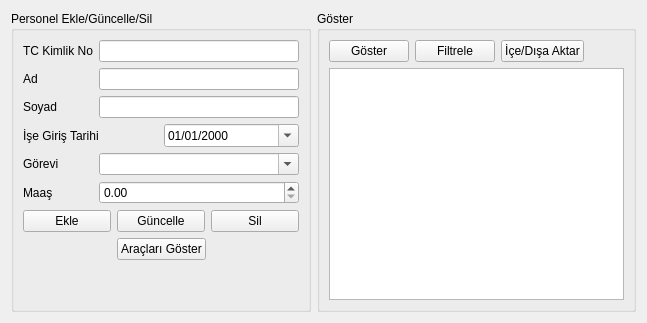
      <widget class="QWidget" name="pagePersonel">
       <layout class="QGridLayout" name="gridLayout_7">
        <item row="0" column="0">
         <widget class="QGroupBox" name="groupBox_personel">
          <property name="minimumSize">
           <size>
            <width>300</width>
            <height>0</height>
           </size>
          </property>
          <property name="maximumSize">
           <size>
            <width>300</width>
            <height>16777215</height>
           </size>
          </property>
          <property name="title">
           <string>Personel Ekle/Güncelle/Sil</string>
          </property>
          <layout class="QGridLayout" name="gridLayout_8">
           <item row="0" column="0">
            <layout class="QVBoxLayout" name="verticalLayout_3">
             <item>
              <layout class="QHBoxLayout" name="horizontalLayout_9">
               <item>
                <widget class="QLabel" name="label_TC">
                 <property name="text">
                  <string>TC Kimlik No</string>
                 </property>
                </widget>
               </item>
               <item>
                <widget class="QLineEdit" name="lineEdit_TC">
                 <property name="minimumSize">
                  <size>
                   <width>200</width>
                   <height>0</height>
                  </size>
                 </property>
                 <property name="maximumSize">
                  <size>
                   <width>200</width>
                   <height>16777215</height>
                  </size>
                 </property>
                 <property name="maxLength">
                  <number>11</number>
                 </property>
                </widget>
               </item>
              </layout>
             </item>
             <item>
              <layout class="QHBoxLayout" name="horizontalLayout_10">
               <item>
                <widget class="QLabel" name="label_Ad">
                 <property name="text">
                  <string>Ad</string>
                 </property>
                </widget>
               </item>
               <item>
                <widget class="QLineEdit" name="lineEdit_Ad">
                 <property name="minimumSize">
                  <size>
                   <width>200</width>
                   <height>0</height>
                  </size>
                 </property>
                 <property name="maximumSize">
                  <size>
                   <width>200</width>
                   <height>16777215</height>
                  </size>
                 </property>
                </widget>
               </item>
              </layout>
             </item>
             <item>
              <layout class="QHBoxLayout" name="horizontalLayout_11">
               <item>
                <widget class="QLabel" name="label_Soyad">
                 <property name="text">
                  <string>Soyad</string>
                 </property>
                </widget>
               </item>
               <item>
                <widget class="QLineEdit" name="lineEdit_Soyad">
                 <property name="minimumSize">
                  <size>
                   <width>200</width>
                   <height>0</height>
                  </size>
                 </property>
                 <property name="maximumSize">
                  <size>
                   <width>200</width>
                   <height>16777215</height>
                  </size>
                 </property>
                </widget>
               </item>
              </layout>
             </item>
             <item>
              <layout class="QHBoxLayout" name="horizontalLayout_12">
               <item>
                <widget class="QLabel" name="label_Giristarihi">
                 <property name="text">
                  <string>İşe Giriş Tarihi</string>
                 </property>
                </widget>
               </item>
               <item>
                <widget class="QDateEdit" name="dateEdit_isegiris">
                 <property name="locale">
                  <locale language="English" country="UnitedStates"/>
                 </property>
                 <property name="displayFormat">
                  <string>dd/MM/yyyy</string>
                 </property>
                 <property name="calendarPopup">
                  <bool>true</bool>
                 </property>
                 <property name="timeSpec">
                  <enum>Qt::LocalTime</enum>
                 </property>
                </widget>
               </item>
              </layout>
             </item>
             <item>
              <layout class="QHBoxLayout" name="horizontalLayout_13">
               <item>
                <widget class="QLabel" name="label_Gorev">
                 <property name="text">
                  <string>Görevi</string>
                 </property>
                </widget>
               </item>
               <item>
                <widget class="QComboBox" name="comboBox_gorev">
                 <property name="minimumSize">
                  <size>
                   <width>200</width>
                   <height>0</height>
                  </size>
                 </property>
                 <property name="maximumSize">
                  <size>
                   <width>200</width>
                   <height>16777215</height>
                  </size>
                 </property>
                 <property name="editable">
                  <bool>true</bool>
                 </property>
                </widget>
               </item>
              </layout>
             </item>
             <item>
              <layout class="QHBoxLayout" name="horizontalLayout_44">
               <item>
                <widget class="QLabel" name="label_Maas">
                 <property name="text">
                  <string>Maaş</string>
                 </property>
                </widget>
               </item>
               <item>
                <widget class="QDoubleSpinBox" name="doubleSpinBox_maas">
                 <property name="minimumSize">
                  <size>
                   <width>200</width>
                   <height>0</height>
                  </size>
                 </property>
                 <property name="maximumSize">
                  <size>
                   <width>200</width>
                   <height>16777215</height>
                  </size>
                 </property>
                 <property name="maximum">
                  <double>100000000.000000000000000</double>
                 </property>
                </widget>
               </item>
              </layout>
             </item>
             <item>
              <layout class="QHBoxLayout" name="horizontalLayout_14">
               <item>
                <widget class="QPushButton" name="pushButton_eklepersonel">
                 <property name="text">
                  <string>Ekle</string>
                 </property>
                 <property name="icon">
                  <iconset resource="icons.qrc">
                   <normaloff>:/img/insert_row.png</normaloff>:/img/insert_row.png</iconset>
                 </property>
                </widget>
               </item>
               <item>
                <widget class="QPushButton" name="pushButton_guncpersonel">
                 <property name="text">
                  <string>Güncelle</string>
                 </property>
                 <property name="icon">
                  <iconset resource="icons.qrc">
                   <normaloff>:/img/reload.png</normaloff>:/img/reload.png</iconset>
                 </property>
                </widget>
               </item>
               <item>
                <widget class="QPushButton" name="pushButton_silpersonel">
                 <property name="text">
                  <string>Sil</string>
                 </property>
                 <property name="icon">
                  <iconset resource="icons.qrc">
                   <normaloff>:/img/delete_row.png</normaloff>:/img/delete_row.png</iconset>
                 </property>
                </widget>
               </item>
              </layout>
             </item>
            </layout>
           </item>
           <item row="1" column="0">
            <layout class="QHBoxLayout" name="horizontalLayout_2">
             <item>
              <spacer name="horizontalSpacer_14">
               <property name="orientation">
                <enum>Qt::Horizontal</enum>
               </property>
               <property name="sizeHint" stdset="0">
                <size>
                 <width>40</width>
                 <height>20</height>
                </size>
               </property>
              </spacer>
             </item>
             <item>
              <widget class="QPushButton" name="pushButton_aracgoster">
               <property name="text">
                <string>Araçları Göster</string>
               </property>
               <property name="icon">
                <iconset resource="icons.qrc">
                 <normaloff>:/Downloads/iconfinder_van_60239_VQ3_icon.ico</normaloff>:/Downloads/iconfinder_van_60239_VQ3_icon.ico</iconset>
               </property>
              </widget>
             </item>
             <item>
              <spacer name="horizontalSpacer_13">
               <property name="orientation">
                <enum>Qt::Horizontal</enum>
               </property>
               <property name="sizeHint" stdset="0">
                <size>
                 <width>40</width>
                 <height>20</height>
                </size>
               </property>
              </spacer>
             </item>
            </layout>
           </item>
           <item row="2" column="0">
            <layout class="QVBoxLayout" name="verticalLayout_4">
             <item>
              <spacer name="verticalSpacer">
               <property name="orientation">
                <enum>Qt::Vertical</enum>
               </property>
               <property name="sizeHint" stdset="0">
                <size>
                 <width>20</width>
                 <height>40</height>
                </size>
               </property>
              </spacer>
             </item>
            </layout>
           </item>
          </layout>
         </widget>
        </item>
        <item row="0" column="1">
         <widget class="QGroupBox" name="groupBox_4">
          <property name="title">
           <string>Göster</string>
          </property>
          <layout class="QGridLayout" name="gridLayout_9">
           <item row="0" column="0">
            <layout class="QHBoxLayout" name="horizontalLayout_15">
             <item>
              <widget class="QPushButton" name="pushButton_gosterpersonel">
               <property name="text">
                <string>Göster</string>
               </property>
               <property name="icon">
                <iconset resource="icons.qrc">
                 <normaloff>:/img/view.png</normaloff>:/img/view.png</iconset>
               </property>
              </widget>
             </item>
             <item>
              <widget class="QPushButton" name="pushButton_filtrepersonel">
               <property name="text">
                <string>Filtrele</string>
               </property>
               <property name="icon">
                <iconset resource="icons.qrc">
                 <normaloff>:/img/apply_filter.png</normaloff>:/img/apply_filter.png</iconset>
               </property>
              </widget>
             </item>
             <item>
              <widget class="QPushButton" name="pushButton_icdispersonel">
               <property name="text">
                <string>İçe/Dışa Aktar</string>
               </property>
               <property name="icon">
                <iconset resource="icons.qrc">
                 <normaloff>:/img/export_file_browse.png</normaloff>:/img/export_file_browse.png</iconset>
               </property>
              </widget>
             </item>
             <item>
              <spacer name="horizontalSpacer">
               <property name="orientation">
                <enum>Qt::Horizontal</enum>
               </property>
               <property name="sizeHint" stdset="0">
                <size>
                 <width>40</width>
                 <height>20</height>
                </size>
               </property>
              </spacer>
             </item>
            </layout>
           </item>
           <item row="1" column="0">
            <widget class="QTableView" name="tableView_personel">
             <property name="editTriggers">
              <set>QAbstractItemView::NoEditTriggers</set>
             </property>
             <property name="alternatingRowColors">
              <bool>true</bool>
             </property>
             <property name="selectionMode">
              <enum>QAbstractItemView::SingleSelection</enum>
             </property>
             <property name="selectionBehavior">
              <enum>QAbstractItemView::SelectRows</enum>
             </property>
             <property name="sortingEnabled">
              <bool>true</bool>
             </property>
            </widget>
           </item>
          </layout>
         </widget>
        </item>
       </layout>
      </widget>
